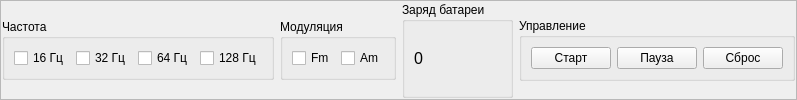
              <widget class="QFrame" name="frTop">
               <property name="sizePolicy">
                <sizepolicy hsizetype="Preferred" vsizetype="Fixed">
                 <horstretch>0</horstretch>
                 <verstretch>1</verstretch>
                </sizepolicy>
               </property>
               <property name="frameShape">
                <enum>QFrame::StyledPanel</enum>
               </property>
               <property name="frameShadow">
                <enum>QFrame::Raised</enum>
               </property>
               <layout class="QHBoxLayout" name="horizontalLayout_4">
                <property name="leftMargin">
                 <number>1</number>
                </property>
                <property name="topMargin">
                 <number>1</number>
                </property>
                <property name="rightMargin">
                 <number>1</number>
                </property>
                <property name="bottomMargin">
                 <number>1</number>
                </property>
                <item>
                 <widget class="QGroupBox" name="gbFrequency">
                  <property name="sizePolicy">
                   <sizepolicy hsizetype="Preferred" vsizetype="Fixed">
                    <horstretch>0</horstretch>
                    <verstretch>0</verstretch>
                   </sizepolicy>
                  </property>
                  <property name="title">
                   <string>Частота</string>
                  </property>
                  <layout class="QHBoxLayout" name="horizontalLayout_5">
                   <item>
                    <widget class="QCheckBox" name="cbHz16">
                     <property name="text">
                      <string>16 Гц</string>
                     </property>
                     <property name="autoExclusive">
                      <bool>true</bool>
                     </property>
                    </widget>
                   </item>
                   <item>
                    <widget class="QCheckBox" name="cbHz32">
                     <property name="text">
                      <string>32 Гц</string>
                     </property>
                     <property name="autoExclusive">
                      <bool>true</bool>
                     </property>
                    </widget>
                   </item>
                   <item>
                    <widget class="QCheckBox" name="cbHz64">
                     <property name="text">
                      <string>64 Гц</string>
                     </property>
                     <property name="autoExclusive">
                      <bool>true</bool>
                     </property>
                    </widget>
                   </item>
                   <item>
                    <widget class="QCheckBox" name="cbHz128">
                     <property name="text">
                      <string>128 Гц</string>
                     </property>
                     <property name="autoExclusive">
                      <bool>true</bool>
                     </property>
                    </widget>
                   </item>
                  </layout>
                 </widget>
                </item>
                <item>
                 <widget class="QGroupBox" name="gbModulation">
                  <property name="sizePolicy">
                   <sizepolicy hsizetype="Preferred" vsizetype="Fixed">
                    <horstretch>0</horstretch>
                    <verstretch>0</verstretch>
                   </sizepolicy>
                  </property>
                  <property name="title">
                   <string>Модуляция</string>
                  </property>
                  <layout class="QHBoxLayout" name="horizontalLayout_6">
                   <item>
                    <widget class="QCheckBox" name="cbFm">
                     <property name="text">
                      <string>Fm</string>
                     </property>
                     <property name="autoExclusive">
                      <bool>false</bool>
                     </property>
                    </widget>
                   </item>
                   <item>
                    <widget class="QCheckBox" name="cbAm">
                     <property name="text">
                      <string>Am</string>
                     </property>
                     <property name="autoExclusive">
                      <bool>false</bool>
                     </property>
                    </widget>
                   </item>
                  </layout>
                 </widget>
                </item>
                <item>
                 <widget class="QGroupBox" name="gbBatteryLevel">
                  <property name="title">
                   <string>Заряд батареи</string>
                  </property>
                  <layout class="QVBoxLayout" name="verticalLayout_4">
                   <item>
                    <widget class="QLabel" name="lblBatteryLevel">
                     <property name="font">
                      <font>
                       <pointsize>12</pointsize>
                      </font>
                     </property>
                     <property name="text">
                      <string>0</string>
                     </property>
                    </widget>
                   </item>
                  </layout>
                 </widget>
                </item>
                <item>
                 <widget class="QGroupBox" name="gbControl">
                  <property name="sizePolicy">
                   <sizepolicy hsizetype="Preferred" vsizetype="Fixed">
                    <horstretch>0</horstretch>
                    <verstretch>0</verstretch>
                   </sizepolicy>
                  </property>
                  <property name="title">
                   <string>Управление</string>
                  </property>
                  <layout class="QHBoxLayout" name="horizontalLayout_7">
                   <item>
                    <widget class="QPushButton" name="btnStart">
                     <property name="text">
                      <string>Старт</string>
                     </property>
                     <property name="icon">
                      <iconset resource="bg-tester.qrc">
                       <normaloff>:/images/play.png</normaloff>:/images/play.png</iconset>
                     </property>
                     <property name="iconSize">
                      <size>
                       <width>22</width>
                       <height>22</height>
                      </size>
                     </property>
                    </widget>
                   </item>
                   <item>
                    <widget class="QPushButton" name="btnPause">
                     <property name="text">
                      <string>Пауза</string>
                     </property>
                     <property name="icon">
                      <iconset resource="bg-tester.qrc">
                       <normaloff>:/images/stop.png</normaloff>:/images/stop.png</iconset>
                     </property>
                     <property name="iconSize">
                      <size>
                       <width>22</width>
                       <height>22</height>
                      </size>
                     </property>
                    </widget>
                   </item>
                   <item>
                    <widget class="QPushButton" name="btnReset">
                     <property name="text">
                      <string>Сброс</string>
                     </property>
                     <property name="icon">
                      <iconset resource="bg-tester.qrc">
                       <normaloff>:/images/clear.png</normaloff>:/images/clear.png</iconset>
                     </property>
                     <property name="iconSize">
                      <size>
                       <width>22</width>
                       <height>22</height>
                      </size>
                     </property>
                    </widget>
                   </item>
                  </layout>
                 </widget>
                </item>
               </layout>
              </widget>
